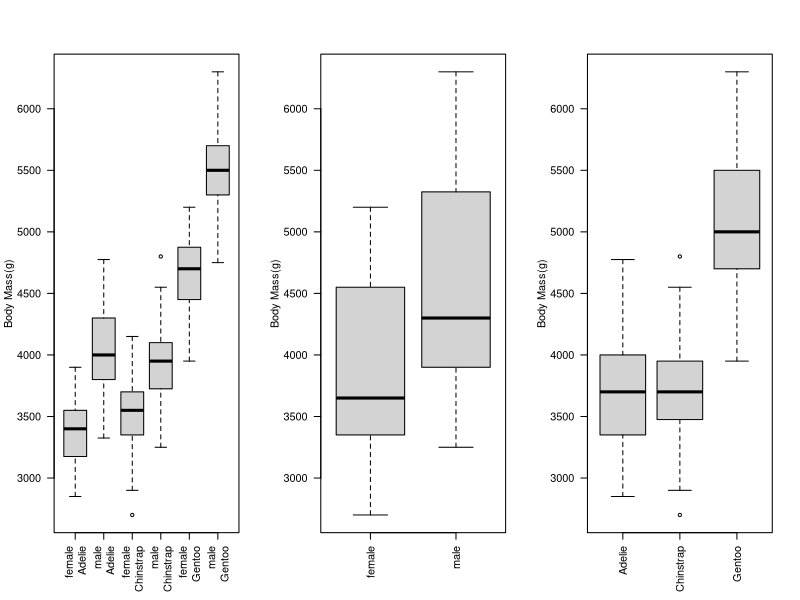

This chart was generated by the following R code:
## ---- chunk 1
knitr::opts_chunk$set(echo = TRUE)
## ---- chunk 2
dev.off()
require('palmerpenguins')
par(mfrow = c(1,3)) 
labels= c("female\nAdelie","male\nAdelie","female\nChinstrap","male\nChinstrap","female\nGentoo","male\nGentoo")
boxplot(body_mass_g ~ sex:species, data = penguins, names=labels,ylab= "Body Mass(g)", xlab="", las=2)
boxplot(body_mass_g ~ sex, data = penguins, names=c("female","male"),ylab= "Body Mass(g)", xlab="", las=2)
boxplot(body_mass_g ~ species, data = penguins, names=c("Adelie","Chinstrap", "Gentoo"),ylab= "Body Mass(g)", xlab="", las=2)
